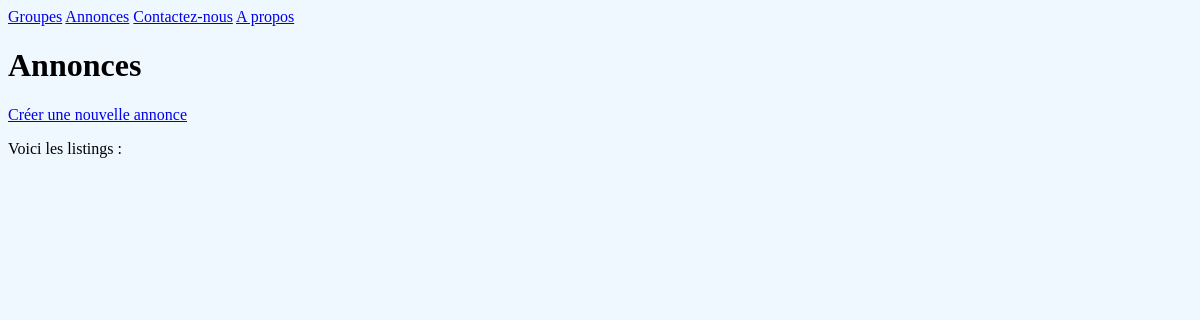
Page /listings/ on the earlier database version.
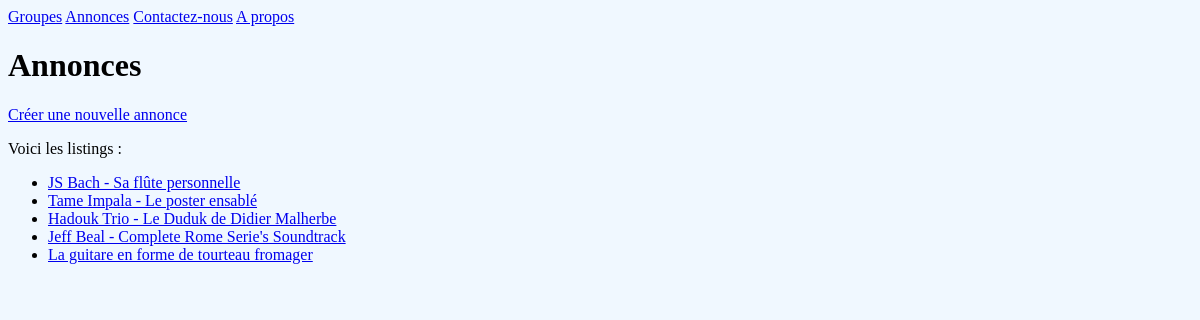
Same page on the later database version.
### listings/models.py (models this page shows, shortened)
class Listing(models.Model):
    class Type(models.TextChoices):
        RECORDS = 'R'
        POSTERS = 'P'
        CLOTHINGS = 'C'
        MISCELLANEOUS = 'M'
    name = models.fields.CharField(max_length=100)
    description = models.fields.CharField(max_length=500)
    sold = models.fields.BooleanField(default=False)
    year = models.fields.IntegerField(
    validators=[MinValueValidator(1900), MaxValueValidator(2021)]
    )
    type = models.fields.CharField(choices=Type.choices, max_length=5)
    band = models.ForeignKey(Band, null=True, on_delete=models.SET_NULL)

### listings/views.py (the view)
# urls.py: path('listings/', views.listing_list, name='listing-list'),
def listing_list(request):
    listings = Listing.objects.all()
    return render(request, 'listings/listing_list.html', {'listings': listings})

### listings/templates/listings/listing_list.html
{% extends 'listings/base.html' %}
{% block content %}
<h1>Annonces</h1>
<p><a href="{% url 'listing-create' %}">Créer une nouvelle annonce</a></p>
<p>
  Voici les listings :
  <ul>
    {% for listing in listings %}
    <li><a href="{% url 'listing-detail' listing.id %}">{{ listing.name }}</a></li>
    {% endfor %}
  </ul>
</p>
{% endblock %}

Differences in the rows shown:
added Listing: name "JS Bach - Sa flûte personnelle"
added Listing: name "Tame Impala - Le poster ensablé"
added Listing: name "Hadouk Trio - Le Duduk de Didier Malherbe"
added Listing: name "Jeff Beal - Complete Rome Serie's Soundtrack"
added Listing: name "La guitare en forme de tourteau fromager"
